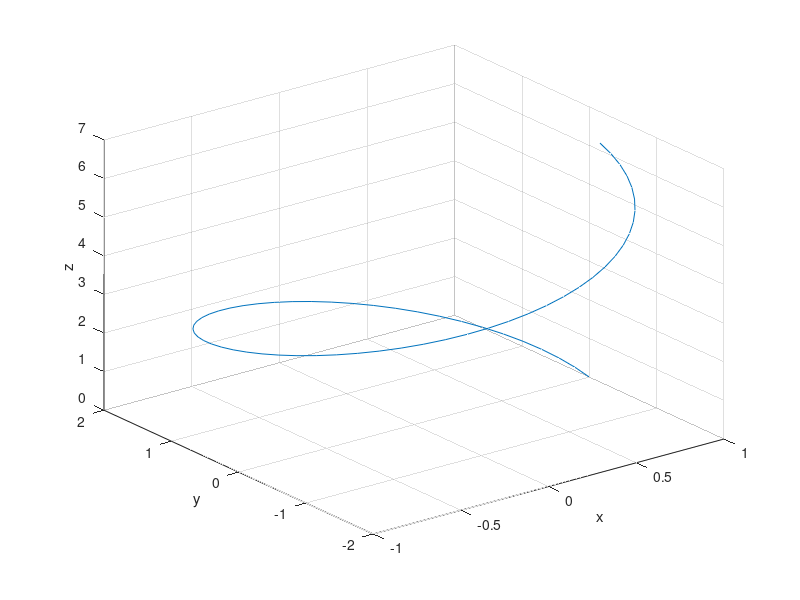
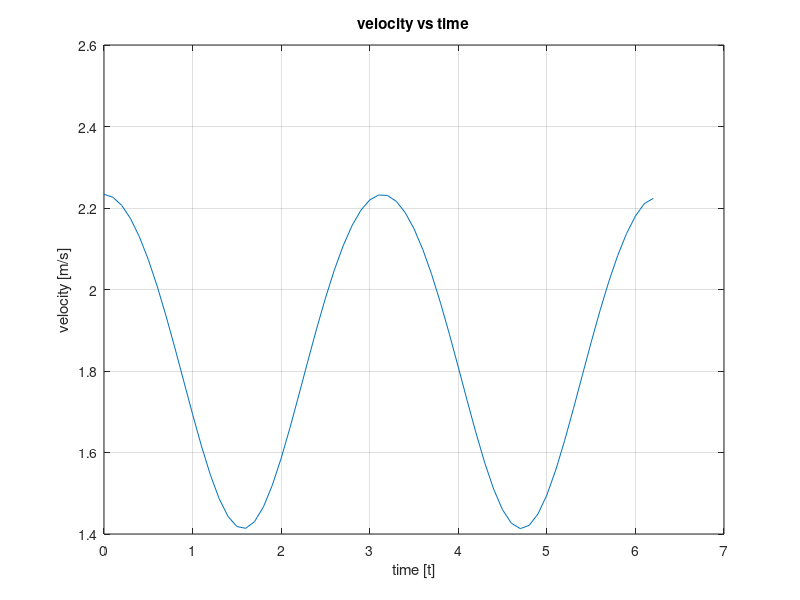
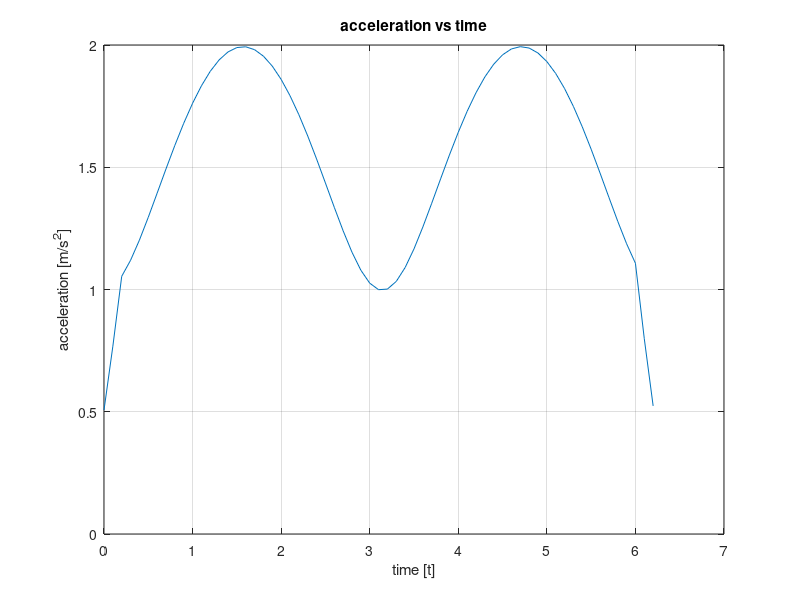
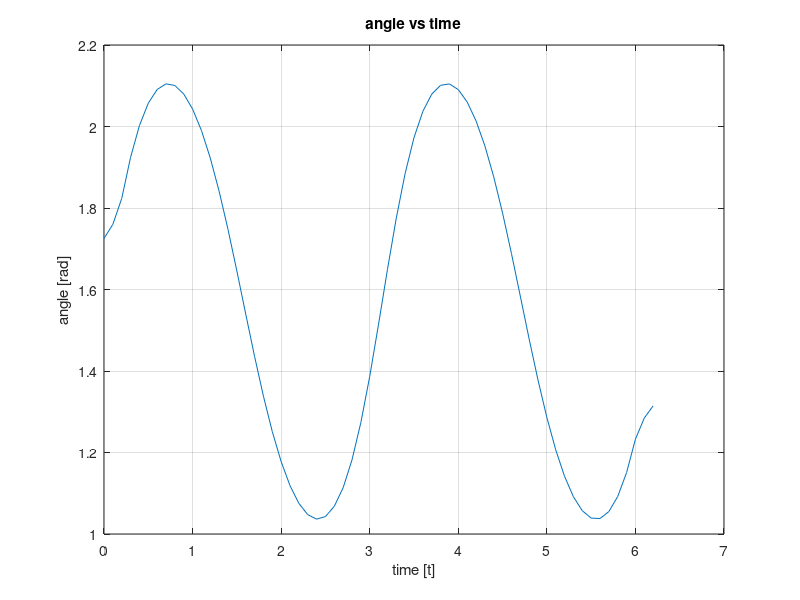

MATLAB code for these plots, in order:
dt = 0.1;
t = 0:dt:2*pi;
x = cos(t);
y = 2*sin(t);
z = t;
plot3(x,y,z)
grid on
xlabel('x')
ylabel('y')
zlabel('z')
% Vx is dx/dt and Vy is dy/dt
Vx = gradient(x,dt);
Vy = gradient(y,dt);
Vz = gradient (z, dt); 
speed = sqrt(Vx.^2+Vy.^2+Vz.^2);
% accerleration is dV/dt
Ax = gradient(Vx,dt);
Ay = gradient(Vy,dt);
Az = gradient(Vz,dt);
acceleration = sqrt(Ax.^2+Ay.^2+Az.^2);
% Unit Tangent Vector is V/speed
Tx = Vx./speed;
Ty = Vy./speed;
Tz = Vz./speed;

TangentVmag= sqrt(Tx.^2 + Ty.^2 + Tz.^2)
% all the values of the Tangent Vector Magnitude is 1 even at t= 0
theta = acos((Vx.*Ax+Vy.*Ay+Vz.*Az)./speed./acceleration);


figure
plot(t,speed,'-')
xlabel('time [t]')
ylabel('velocity [m/s]')
title('velocity vs time')
grid on

figure
plot (t, acceleration, '-')
xlabel('time [t]')
ylabel('acceleration [m/s^2]')
title('acceleration vs time')
grid on

figure
plot (t, theta, '-')
xlabel('time [t]')
ylabel('angle [rad]')
title('angle vs time')

grid on
